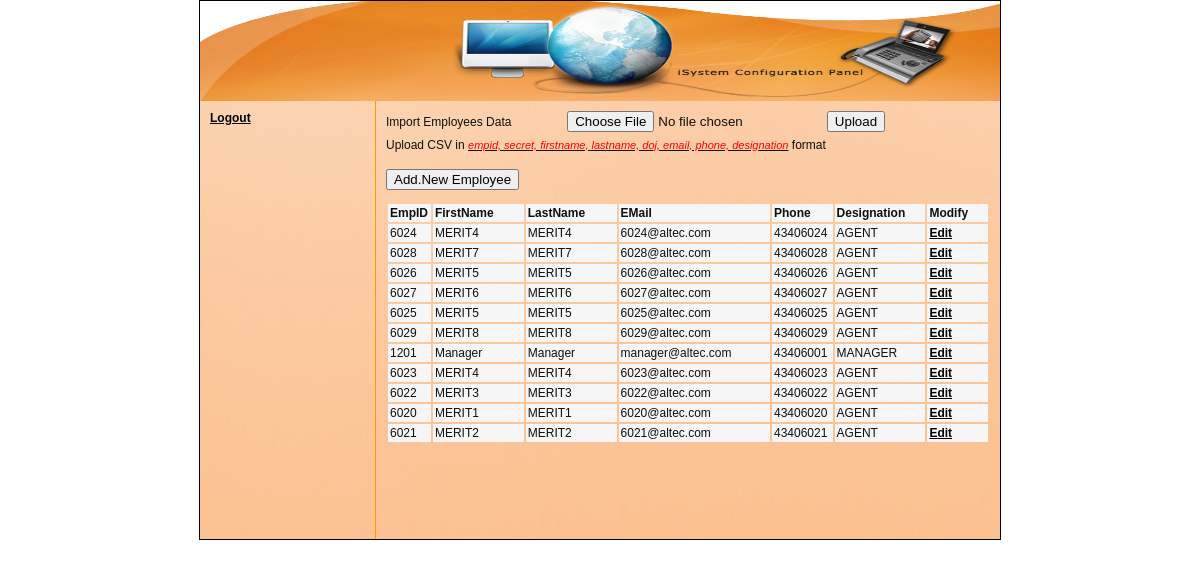
Screenshot of /home.php?page=teams (signed in) with the database file from the repository.
### tables this page shows
CREATE TABLE `userData` (
  `empId` bigint(4) NOT NULL,
  `secret` int(4) NOT NULL,
  `firstname` varchar(120) NOT NULL,
  `lastname` varchar(120) NOT NULL,
  `doj` date NOT NULL,
  `email` varchar(200) NOT NULL,
  `phone` int(12) NOT NULL,
  `designation` varchar(255) NOT NULL,
  `SID` varchar(255) NOT NULL,
  PRIMARY KEY  (`empId`)
);

### createEmployees.php (the view, shortened to what this page needs)
<form method="post" action="home.php?page=teams" enctype="multipart/form-data">
<table width="100%" align="center" cellpadding="0" cellspacing="0">
<tr>
	<td width="30%">Import Employees Data</td>
	<td width="70%"><input type="file" name="agentData">&nbsp;&nbsp;<input type="submit" name="submit" value="Upload"></td>
</tr>
<tr>
	<td colspan="2" height="25">Upload CSV in <u><i>empid, secret, firstname, lastname, doj, email, phone, designation</i></u> format</td>
</tr>
</table>
</form>
<?php
	if($_REQUEST['id'] == '')
	{
?>
<table width="100%" cellpadding="0" cellspacing="0">
<tr>
	<td><input type="button" value="Add.New Employee" onclick="document.getElementById('addemployee').style.display='block';" /></td>
</tr>
</table>
<?php
	}
?>
<table width="100%" cellpadding="2" cellspacing="2" align="center">
<tr style="background:#f6f6f6;">
	<th width="5%" align="left">EmpID</th>
	<th width="15%" align="left">FirstName</th>
	<th width="15%" align="left">LastName</th>
	<th width="25%" align="left">EMail</th>
	<th width="10%" align="left">Phone</th>
	<th width="15%" align="left">Designation</th>
	<th width="10%" align="left">Modify</th>
</tr>
<?php
$employeesResult = mysql_query("SELECT *FROM userData ORDER BY doj");
while($employeesData = mysql_fetch_row($employeesResult))
{
	echo "
			<tr style='background:#f6f6f6;'>
				<td>$employeesData[0]</td>
				<td>$employeesData[2]</td>
				<td>$employeesData[3]</td>
				<td>$employeesData[5]</td>
				<td>$employeesData[6]</td>
				<td>".str_replace('~','',$employeesData[7])."</td>
				<td><a href='home.php?page=teams&id=$employeesData[0]'>Edit</a></td>
			</tr>
		 ";
}
?>
</table>

### home.php (style rules this page uses)
body,table { font-family:Arial; font-size:12px; color:#0f0f0f; padding-top:0px; margin-top:0px; }
i { font-size:11px; color:#ff0000; }
a { text-decoration:underline; color:#000; font-size:12px; font-weight:bold; }

### rows the page displays
userdata: empId "6024", firstname "MERIT4", lastname "MERIT4", email "6024@altec.com", phone "43406024", designation "AGENT"
userdata: empId "6028", firstname "MERIT7", lastname "MERIT7", email "6028@altec.com", phone "43406028", designation "AGENT"
userdata: empId "6026", firstname "MERIT5", lastname "MERIT5", email "6026@altec.com", phone "43406026", designation "AGENT"
userdata: empId "6027", firstname "MERIT6", lastname "MERIT6", email "6027@altec.com", phone "43406027", designation "AGENT"
userdata: empId "6025", firstname "MERIT5", lastname "MERIT5", email "6025@altec.com", phone "43406025", designation "AGENT"
userdata: empId "6029", firstname "MERIT8", lastname "MERIT8", email "6029@altec.com", phone "43406029", designation "AGENT"
userdata: empId "1201", firstname "Manager", lastname "Manager", email "manager@altec.com", phone "43406001", designation "MANAGER"
userdata: empId "6023", firstname "MERIT4", lastname "MERIT4", email "6023@altec.com", phone "43406023", designation "AGENT"
userdata: empId "6022", firstname "MERIT3", lastname "MERIT3", email "6022@altec.com", phone "43406022", designation "AGENT"
userdata: empId "6020", firstname "MERIT1", lastname "MERIT1", email "6020@altec.com", phone "43406020", designation "AGENT"
userdata: empId "6021", firstname "MERIT2", lastname "MERIT2", email "6021@altec.com", phone "43406021", designation "AGENT"

### other values shown
$moduleNameArr[$i] "Logout"
